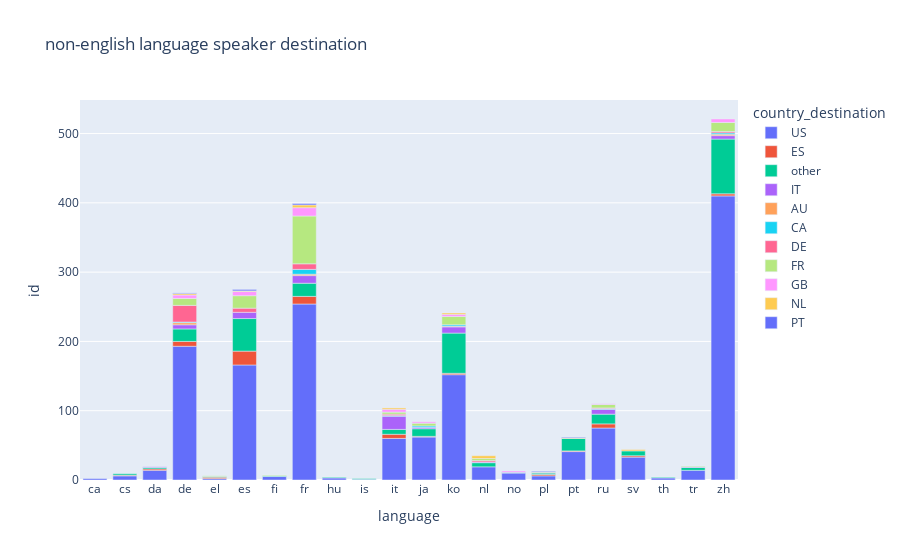

This figure's notebook cell:
### Code cell
lc_not_us = lc2[lc2['language']!='en']
fig = px.bar(lc_not_us, x="language", y="id", color="country_destination", title="non-english language speaker destination")
fig.show()

### Figure 1 — Plotly figure (JSON) as saved in the notebook; plotly's stock layout.template omitted (floating-point values rounded to 4 significant figures)
{"data": [{"alignmentgroup": "True", "hovertemplate": "country_destination=US<br>language=%{x}<br>id=%{y}<extra></extra>", "legendgroup": "US", "marker": {"color": "#636efa", "pattern": {"shape": ""}}, "name": "US", "offsetgroup": "US", "orientation": "v", "showlegend": true, "textposition": "auto", "type": "bar", "x": ["ca", "cs", "da", "de", "el", "es", "fi", "fr", "hu", "is", "it", "ja", "ko", "nl", "no", "pl", "pt", "ru", "sv", "th", "tr", "zh"], "xaxis": "x", "y": [2, 6, 14, 193, 2, 166, 5, 254, 3, 1, 60, 62, 152, 19, 10, 6, 41, 75, 33, 3, 14, 410], "yaxis": "y"}, {"alignmentgroup": "True", "hovertemplate": "country_destination=ES<br>language=%{x}<br>id=%{y}<extra></extra>", "legendgroup": "ES", "marker": {"color": "#EF553B", "pattern": {"shape": ""}}, "name": "ES", "offsetgroup": "ES", "orientation": "v", "showlegend": true, "textposition": "auto", "type": "bar", "x": ["cs", "da", "de", "el", "es", "fr", "it", "ja", "ko", "pl", "pt", "ru", "sv", "zh"], "xaxis": "x", "y": [1, 2, 7, 2, 20, 11, 6, 1, 2, 2, 1, 6, 2, 3], "yaxis": "y"}, {"alignmentgroup": "True", "hovertemplate": "country_destination=other<br>language=%{x}<br>id=%{y}<extra></extra>", "legendgroup": "other", "marker": {"color": "#00cc96", "pattern": {"shape": ""}}, "name": "other", "offsetgroup": "other", "orientation": "v", "showlegend": true, "textposition": "auto", "type": "bar", "x": ["cs", "da", "de", "el", "es", "fi", "fr", "hu", "is", "it", "ja", "ko", "nl", "no", "pl", "pt", "ru", "sv", "th", "tr", "zh"], "xaxis": "x", "y": [2, 2, 18, 1, 47, 1, 19, 1, 1, 7, 11, 58, 6, 1, 2, 18, 14, 7, 1, 4, 79], "yaxis": "y"}, {"alignmentgroup": "True", "hovertemplate": "country_destination=IT<br>language=%{x}<br>id=%{y}<extra></extra>", "legendgroup": "IT", "marker": {"color": "#ab63fa", "pattern": {"shape": ""}}, "name": "IT", "offsetgroup": "IT", "orientation": "v", "showlegend": true, "textposition": "auto", "type": "bar", "x": ["da", "de", "es", "fr", "it", "ja", "ko", "nl", "pl", "ru", "tr", "zh"], "xaxis": "x", "y": [1, 6, 9, 11, 19, 2, 9, 1, 1, 7, 1, 5], "yaxis": "y"}, {"alignmentgroup": "True", "hovertemplate": "country_destination=AU<br>language=%{x}<br>id=%{y}<extra></extra>", "legendgroup": "AU", "marker": {"color": "#FFA15A", "pattern": {"shape": ""}}, "name": "AU", "offsetgroup": "AU", "orientation": "v", "showlegend": true, "textposition": "auto", "type": "bar", "x": ["de", "fr", "ko", "zh"], "xaxis": "x", "y": [3, 2, 1, 2], "yaxis": "y"}, {"alignmentgroup": "True", "hovertemplate": "country_destination=CA<br>language=%{x}<br>id=%{y}<extra></extra>", "legendgroup": "CA", "marker": {"color": "#19d3f3", "pattern": {"shape": ""}}, "name": "CA", "offsetgroup": "CA", "orientation": "v", "showlegend": true, "textposition": "auto", "type": "bar", "x": ["de", "fr", "it", "ja", "ko", "ru", "zh"], "xaxis": "x", "y": [1, 7, 1, 2, 2, 1, 2], "yaxis": "y"}, {"alignmentgroup": "True", "hovertemplate": "country_destination=DE<br>language=%{x}<br>id=%{y}<extra></extra>", "legendgroup": "DE", "marker": {"color": "#FF6692", "pattern": {"shape": ""}}, "name": "DE", "offsetgroup": "DE", "orientation": "v", "showlegend": true, "textposition": "auto", "type": "bar", "x": ["de", "es", "fr", "it", "nl", "ru", "zh"], "xaxis": "x", "y": [24, 6, 8, 2, 2, 1, 2], "yaxis": "y"}, {"alignmentgroup": "True", "hovertemplate": "country_destination=FR<br>language=%{x}<br>id=%{y}<extra></extra>", "legendgroup": "FR", "marker": {"color": "#B6E880", "pattern": {"shape": ""}}, "name": "FR", "offsetgroup": "FR", "orientation": "v", "showlegend": true, "textposition": "auto", "type": "bar", "x": ["de", "el", "es", "fi", "fr", "it", "ja", "ko", "nl", "pl", "ru", "tr", "zh"], "xaxis": "x", "y": [10, 1, 18, 1, 69, 3, 4, 12, 3, 1, 5, 1, 13], "yaxis": "y"}, {"alignmentgroup": "True", "hovertemplate": "country_destination=GB<br>language=%{x}<br>id=%{y}<extra></extra>", "legendgroup": "GB", "marker": {"color": "#FF97FF", "pattern": {"shape": ""}}, "name": "GB", "offsetgroup": "GB", "orientation": "v", "showlegend": true, "textposition": "auto", "type": "bar", "x": ["de", "es", "fr", "it", "ja", "ko", "no", "ru", "zh"], "xaxis": "x", "y": [5, 6, 12, 4, 2, 3, 2, 1, 5], "yaxis": "y"}, {"alignmentgroup": "True", "hovertemplate": "country_destination=NL<br>language=%{x}<br>id=%{y}<extra></extra>", "legendgroup": "NL", "marker": {"color": "#FECB52", "pattern": {"shape": ""}}, "name": "NL", "offsetgroup": "NL", "orientation": "v", "showlegend": true, "textposition": "auto", "type": "bar", "x": ["de", "es", "fr", "it", "ko", "nl", "pt", "sv"], "xaxis": "x", "y": [2, 1, 4, 2, 2, 4, 1, 2], "yaxis": "y"}, {"alignmentgroup": "True", "hovertemplate": "country_destination=PT<br>language=%{x}<br>id=%{y}<extra></extra>", "legendgroup": "PT", "marker": {"color": "#636efa", "pattern": {"shape": ""}}, "name": "PT", "offsetgroup": "PT", "orientation": "v", "showlegend": true, "textposition": "auto", "type": "bar", "x": ["de", "es", "fr", "pl", "pt"], "xaxis": "x", "y": [1, 2, 2, 1, 1], "yaxis": "y"}], "layout": {"barmode": "relative", "legend": {"title": {"text": "country_destination"}, "tracegroupgap": 0}, "title": {"text": "non-english language speaker destination"}, "xaxis": {"anchor": "y", "domain": [0, 1], "title": {"text": "language"}}, "yaxis": {"anchor": "x", "domain": [0, 1], "title": {"text": "id"}}}}
